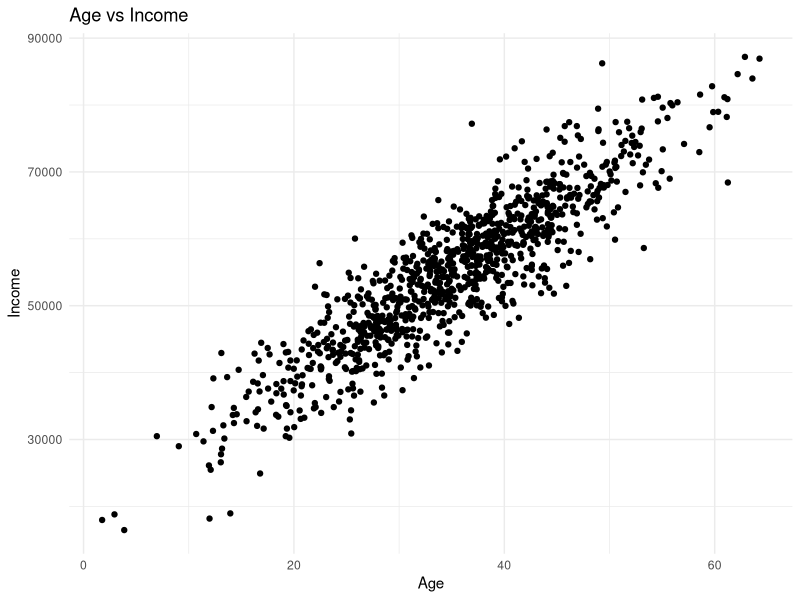
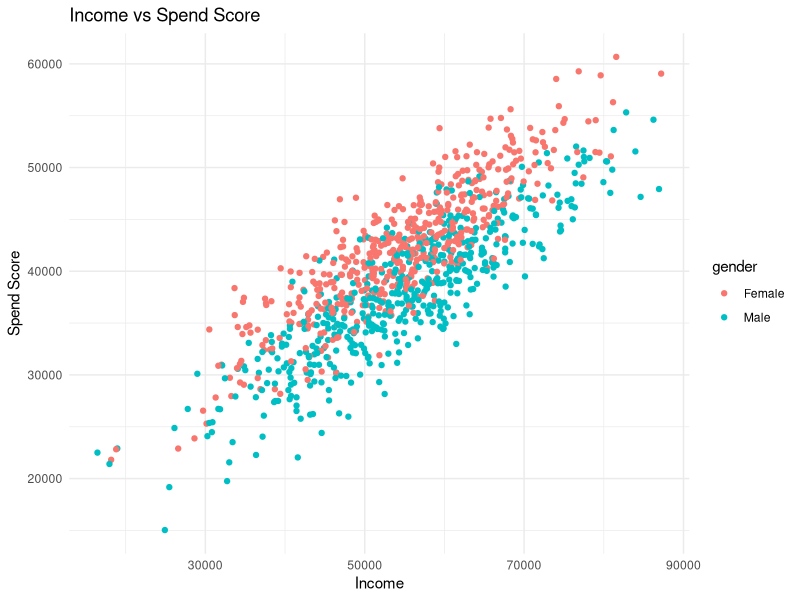
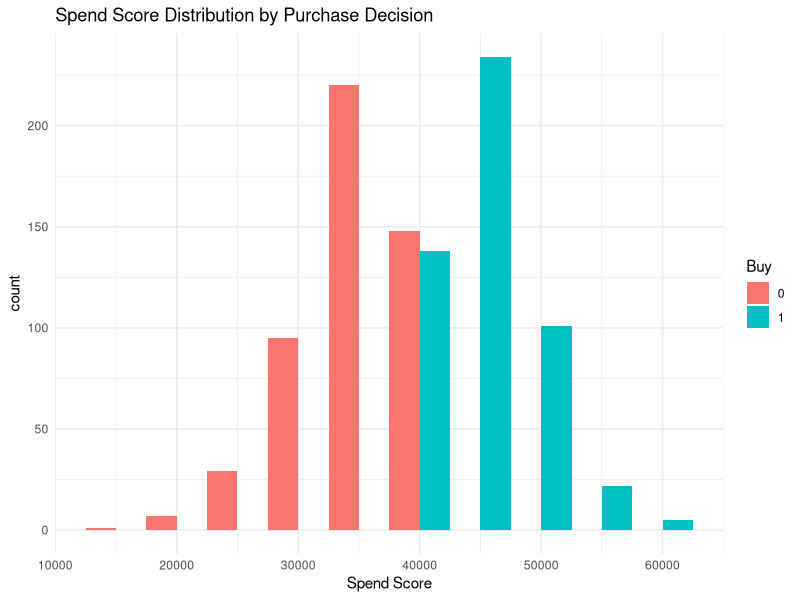

Write R code to recreate these figures, in order.
## ---- chunk 1
# Load necessary libraries
library(ggplot2)
library(dplyr)

# Set seed for reproducibility
set.seed(111)

# Generate synthetic dataset
n <- 1000 # number of obs the data has
age <- rnorm(n, mean = 35, sd = 10) #creating the age variable that picks from a random sample with a mean of 35 and sd of 10
income <- age * 1000 + rnorm(n, mean = 20000, sd = 5000) #generates income variable that is a formula of age which adds a number from a random sample with a mean of 20000 and sd of 5000
gender <- sample(c("Male", "Female"), n, replace = TRUE) # creates gender by randomly selecting Male or Female
spend_score <- 0.5 * income + ifelse(gender == "Male", 10000, 15000) + rnorm(n, mean = 0, sd = 3000) #creates a spending score variable that is influenced by income and gender
buy <- ifelse(spend_score > median(spend_score), 1, 0) #binary variable based on spend score

# Create the data frame
data <- data.frame(age, income, gender, spend_score, buy)

# View the first few rows of the dataset
head(data)
## ---- chunk 2
# Summary statistics
summary(data) # basic stats of variables

# scatter plot of age and income
ggplot(data, aes(x = age, y = income)) +
  geom_point() +
  theme_minimal() +
  labs(title = "Age vs Income", x = "Age", y = "Income")

# scatter plot of income and spend_score
ggplot(data, aes(x = income, y = spend_score, color = gender)) +
  geom_point() +
  theme_minimal() +
  labs(title = "Income vs Spend Score", x = "Income", y = "Spend Score")

# bar plot of spend_score
ggplot(data, aes(x = spend_score, fill = as.factor(buy))) +
  geom_histogram(binwidth = 5000, position = "dodge") +
  theme_minimal() +
  labs(title = "Spend Score Distribution by Purchase Decision", x = "Spend Score", fill = "Buy")
## ---- chunk 3
# Fit a linear regression model
lm_model <- lm(spend_score ~ income + age + gender, data = data)
summary(lm_model)


# Fit a logistic regression model
glm_model <- glm(buy ~ spend_score + income + age + gender, family = binomial(link = "logit"), data = data)
summary(glm_model)
